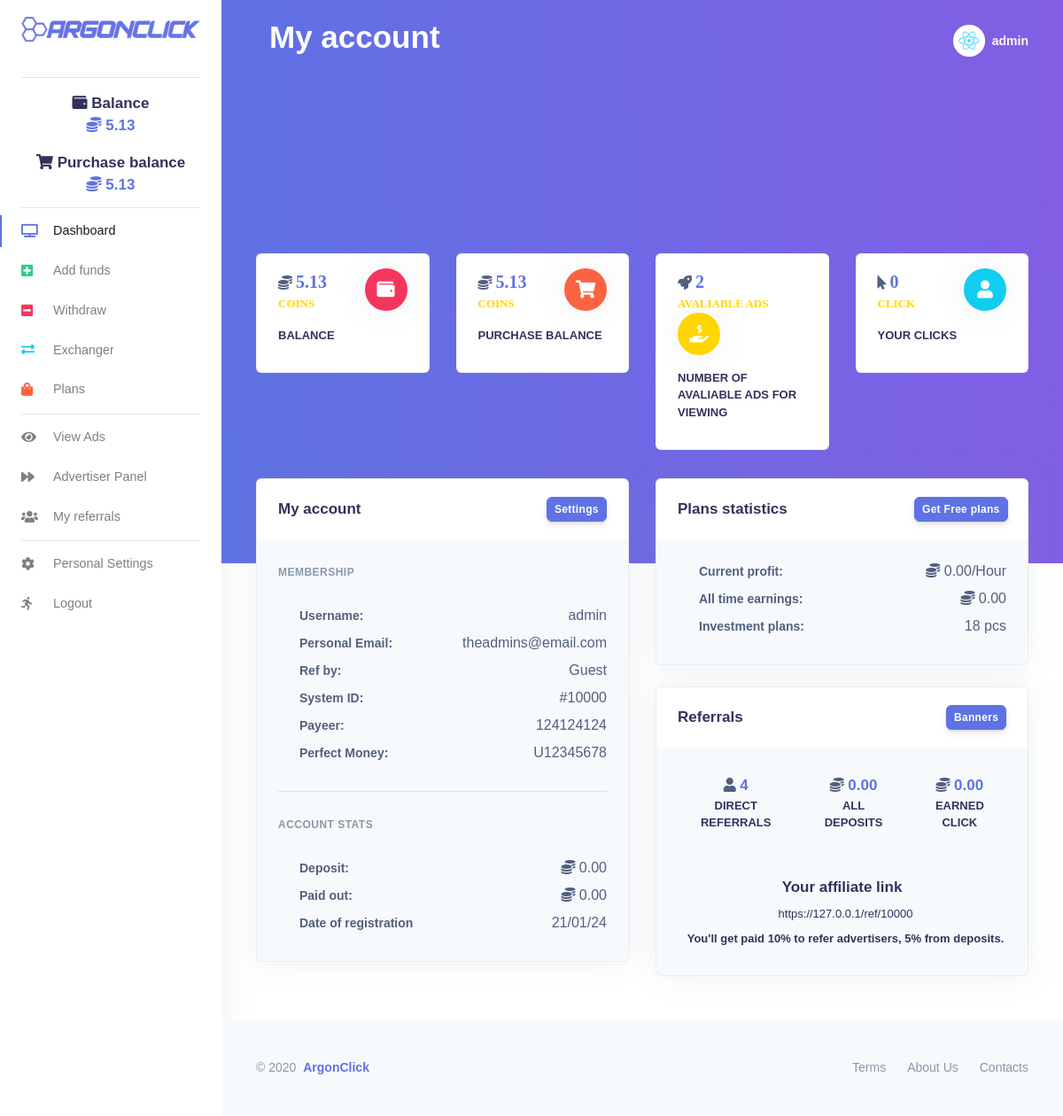
Page /account/ (signed in) on the earlier database version.
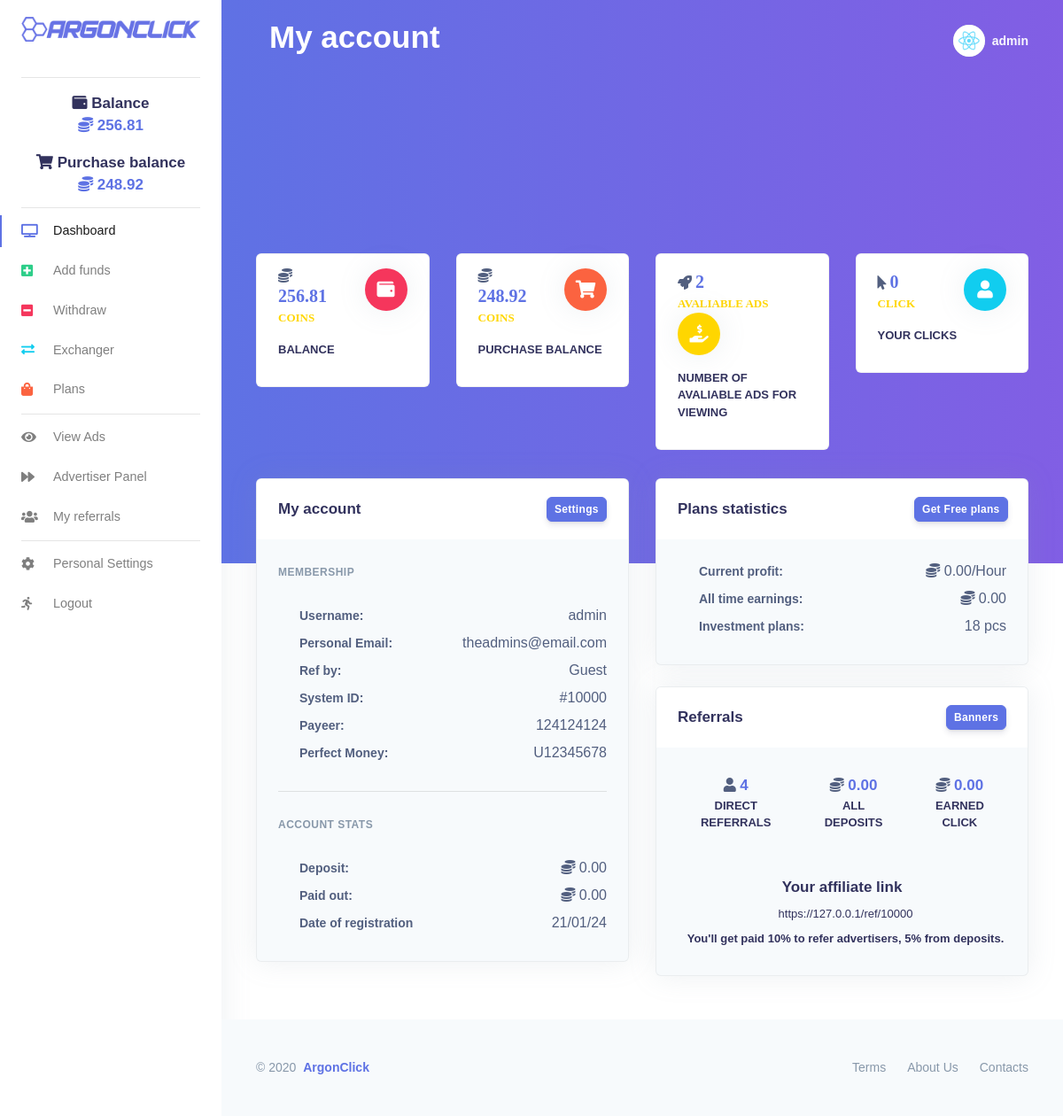
Same page on the later database version.
### frontend/models.py (models this page shows, shortened)
class Profile(models.Model):
    user = models.OneToOneField(User, on_delete=models.CASCADE)
    bio = models.TextField(max_length=500, blank=True)
    code = models.CharField(max_length=6, blank=True, unique=True)
    recommended_by = models.ForeignKey(User, on_delete=models.CASCADE, blank=True, null=True, related_name="ref_by")
    balance = models.FloatField(default=0.00, max_length=7)
    purchase_balance = models.FloatField(default=0.00, max_length=7)
    click = models.IntegerField(default=0)
    per_hour = models.FloatField(default=0.00, max_length=7)
    profit = models.FloatField(default=0.00, max_length=7)
    alltime_earning = models.FloatField(default=0.00)
    investment_plans = models.TextField(blank=True, null=True)
    all_deposits = models.FloatField(default=0.00, max_length=7)
    earned_click = models.FloatField(default=0.00, max_length=7)
    deposit = models.FloatField(default=0.00, max_length=7)
    paid_out = models.FloatField(default=0.00, max_length=7)
    payeer = models.CharField(max_length=9, blank=True, null=True, unique=True)
    perfectmoney = models.CharField(max_length=9, blank=True, null=True, unique=True)
    created = models.DateTimeField(auto_now_add=True)
    plan_created = models.DateTimeField(auto_now_add=True)
    no_plan = models.IntegerField(default=0)
    no_ad = models.IntegerField(default=0)
    title = models.CharField(max_length=70, blank=True, null=True)
    url = models.URLField(blank=True, max_length=200)
    ads = models.TextField(blank=True, null=True)
    plans = models.TextField(blank=True, null=True)
    def recs_number(self):
        return Profile.objects.all().count()

### frontend/views.py (the view)
# urls.py: path('account/', views.account, name="account_page"),
@login_required(login_url='login_page')
def account(request, *args, **kwargs):
    user_obj = User.objects.get(username=str(request.user.username))
    profile = Profile.objects.get(user=user_obj)
    direct_referrals = profile.recs_number()
    if profile.investment_plans == None: profile.investment_plans = ''
    profile_count = Profile.objects.count()
    ads = []
    count = 0
    for i in range(profile_count):
        p = Profile.objects.get(code=i+10000)
        if p.ads in [None, '']: continue
        ads.append(save_asList(p, p.ads))
    for ad in ads:
        count += len(ad)
    return render(request, 'frontend/account.html', {"profile": profile, "direct_referrals": direct_referrals, "investment_plans": len(profile.investment_plans), "count": count})

### frontend/views.py (called while the page is built)
def save_asList(profile, obj):
    if len(obj):
        a = obj
        if a.count('') > 1:
            a = a.split('')
        else:
            a = a.replace('', '').split("ው")
        if '' in a: a.remove('')
        if obj == profile.investment_plans: return a
        b = []
        if a[-1] == "Started" or a[-1] == "Stopped":
            b = [a]
        else:
            for x in a:
                x = x.split("ው")
                b.append(x)
        return b
    return []

### frontend/templates/frontend/account.html (shortened to what the changed rows need)
{% load i18n static %}<!DOCTYPE html>
{% load static %}
{% get_current_language as LANGUAGE_CODE %}{% get_current_language_bidi as LANGUAGE_BIDI %}
<html lang="{{ LANGUAGE_CODE|default:"en-us" }}" {% if LANGUAGE_BIDI %}dir="rtl"{% endif %}>
<head>
    <link rel="stylesheet" type="text/css" href="{% static 'css/css.css' %}" charset="utf-8">
    <link rel="stylesheet" href="https://cdnjs.cloudflare.com/ajax/libs/font-awesome/5.5.0/css/all.css" type="text/css" charset="utf-8">
    <link rel="stylesheet" href="https://appsrv1-147a1.kxcdn.com/black-dashboard/css/nucleo-icons.min.css" type="text/css" charset="utf-8">
    <link rel="stylesheet" type="text/css" href="{% static 'css/argon-dashboard.css' %}" charset="utf-8">
    <link rel="stylesheet" type="text/css" href="{% static 'css/animate.css' %}" charset="utf-8">
</head>
{% load i18n %}
<body class="">
<nav class="navbar navbar-vertical fixed-left navbar-expand-md navbar-light bg-white" id="sidenav-main">
  <div class="container-fluid">
    <div class="collapse navbar-collapse" id="sidenav-collapse-main">
      <ul id="wallet-shopping" class="navbar-nav">
           <div class="text-center mt-4">
                    <h3><i class="fas fa-wallet"></i> Balance</h3>
                    <div class="h3 font-weight-bold text-primary mt--2"> <i class="fas fa-coins"></i>  {{ profile.balance|floatformat:2 }}</div>
                  </div>
             <div class="text-center mt-2">
                    <h3><i class="fas fa-shopping-cart"></i> Purchase balance</h3>
                    <div class="h3 font-weight-bold text-primary mt--2"> <i class="fas fa-coins"></i>  {{ profile.purchase_balance|floatformat:2 }}</div>
                  </div>
      </ul>
    </div>
  </div>
</nav>
<div class="main-content">
  <nav class="navbar navbar-top navbar-expand-md navbar-dark" id="navbar-main">
    <div class="container-fluid">
      <div class="col">
           <h1 class="display-3 text-white">My account</h1>
      </div>
    </div>
  </nav>
  <div class="header bg-gradient-primary pb-8 pt-7 pt-md-8">
    <div class="container-fluid mt-4">
      <div class="header-body">
        <div class="row">
          <div class="col-xl-3 col-lg-6">
            <div class="card card-stats mb-4 mb-xl-0">
              <div class="card-body">
                <div class="row">
                  <div class="col fas fa-coins"> <span class="h2 text-primary font-weight-bold mb-0">{{ profile.balance|floatformat:2 }} </span>
                    <h5 class="card-title text-uppercase text-yellow mb-0">Coins</h5>
                  </div>
                </div>
              </div>
            </div>
          </div>
          <div class="col-xl-3 col-lg-6">
            <div class="card card-stats mb-4 mb-xl-0">
              <div class="card-body">
                <div class="row">
                  <div class="col  fas fa-coins"> <span class="h2 text-primary font-weight-bold mb-0">{{ profile.purchase_balance|floatformat:2 }}</span>
                    <h5 class="card-title text-uppercase text-yellow mb-0">Coins</h5>
                  </div>
                </div>
              </div>
            </div>
          </div>
          <div class="col-xl-3 col-lg-6">
            <div class="card card-stats mb-4 mb-xl-0">
              <div class="card-body">
                <div class="row">
                  <div class="col fas fa-mouse-pointer"> <span class="h2 text-primary font-weight-bold mb-0">{{ profile.click|default:'0' }} </span>
                    <h5 class="card-title text-uppercase text-yellow mb-0">Click</h5>
                  </div>
                </div>
              </div>
            </div>
          </div>
        </div>
      </div>
    </div>
  </div>
  <div class="container-fluid mt--7">
    <div class="row">
      <div class="col-xl-6 order-xl-2 mb-5 mb-xl-0">
        <div class="card bg-secondary shadow">
          <div class="card-body">
          <div class="pl-lg-4">
              <div class="row">
                <div class="col-md-12">
                   <div>
                    <label class="form-control-label">All time earnings:</label>
                    <span class="float-right"><span class="fas fa-coins"></span> {{ profile.alltime_earning|default:'0.00' }}</span>
                   </div>
                </div>
              </div>
            </div>
          </div>
        </div>
        <div class="card bg-secondary shadow mt-4">
          <div class="card-body  pt-0">
            <div class="pl-lg-12">
              <div class="row">
                <div class="col">
                  <div class="card-profile-stats d-flex justify-content-center">
                    <div> <span class="fas fa-coins"></span> <span class="h3 text-primary font-weight-bold mb-0">{{ profile.all_deposits|default:'0.00' }}</span>
                      <h5 class="card-title text-uppercase">All deposits</h5>
                    </div>
                    <div> <span class="fas fa-coins"></span> <span class="h3 text-primary font-weight-bold mb-0">{{ profile.earned_click|default:'0.00' }}</span>
                      <h5 class="card-title text-uppercase">Earned click</h5>
                    </div>
                  </div>
                </div>
              </div>
            </div>
            <div class="text-center">
              <h3> Your affiliate link</h3>
              <div class="h5 font-weight-300 notranslate"> https://127.0.0.1/ref/{{ profile.code|default:'??????' }}</div>
              <div class="h5 mt-2"> You'll get paid 10% to refer advertisers, 5% from deposits.</div>
            </div>
          </div>
        </div>
      </div>
      <div class="col-xl-6 order-xl-1">
        <div class="card bg-secondary shadow">
          <div class="card-body">
            <div class="pl-lg-4">
              <div class="row">
                <div class="col-lg-12">
                  <div>
                    <label class="form-control-label">Ref by:</label>
                    <span class="float-right notranslate">{{ profile.recommended_by|default:'Guest' }}</span> </div>
                  <div>
                    <label class="form-control-label">System ID:</label>
                    <span class="float-right">#{{ profile.code|default:'??????' }}</span> </div>
                  <div>
                    <label class="form-control-label">Payeer:</label>
                    {% if profile.payeer is None or profile.payeer == '' %}
                        <span class="float-right"><a href="{% url 'settings_page' %}"><i class="far fa-edit"></i></a></span> </div>
                    {% else %}
                        <span class="float-right">{{ profile.payeer }}</span> </div>
                    {% endif %}
                  <div>
                    <label class="form-control-label">Perfect Money:</label>
                    {% if profile.perfectmoney is None or profile.perfectmoney == '' %}
                        <span class="float-right"><a href="{% url 'settings_page' %}"><i class="far fa-edit"></i></a></span> </div>
                    {% else %}
                        <span class="float-right">{{ profile.perfectmoney }}</span> </div>
                    {% endif %}
                </div>
              </div>
            </div>
            <div class="pl-lg-4">
              <div class="row">
                <div class="col-md-12">
                  <div>
                    <label class="form-control-label">Deposit:</label>
                    <span class="float-right"><span class="fas fa-coins"></span> {{ profile.deposit|default:'0.00' }}</span>
                  </div>
                  <div>
                    <label class="form-control-label">Paid out:</label>
                    <span class="float-right"><span class="fas fa-coins"></span> {{ profile.paid_out|default:'0.00' }}</span>
                   </div>
                  <div>
                    <label class="form-control-label">Date of registration</label>
                    <span class="float-right">{{ profile.created|date:"y/m/d" }}</span>
                   </div>
                </div>
              </div>
            </div>
          </div>
        </div>
      </div>
    </div>
  </div>
</div>
</body></html>

Differences in the rows shown:
changed Profile "Guest": balance "5.13" → "256.81"; purchase_balance "5.13" → "248.92"
